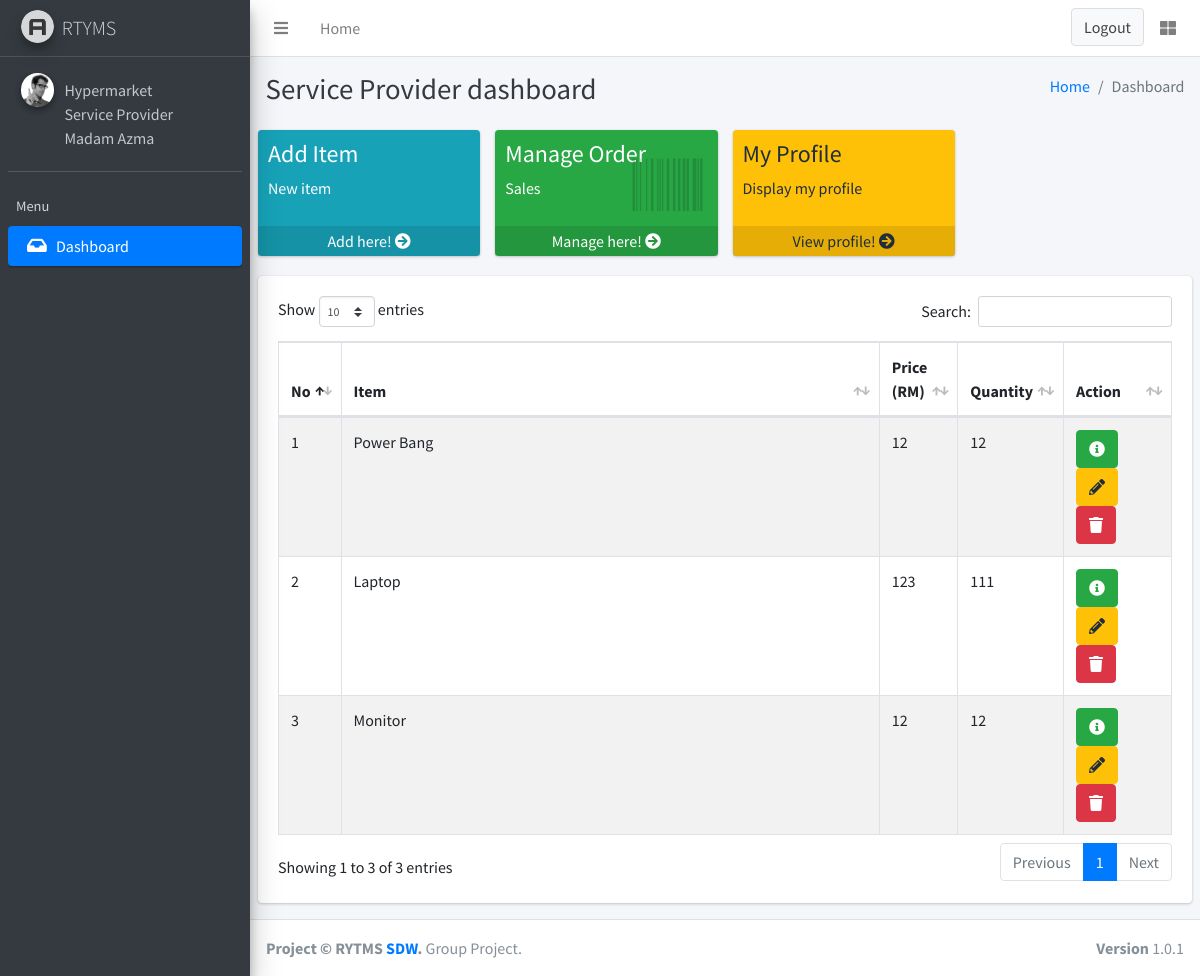
Screenshot of /ApplicationLayer/serviceProvider/good/goodSPMain.php with the database file from the repository.
### tables this page shows
CREATE TABLE `serviceprovider` (
  `servProvID` int(11) NOT NULL,
  `spName` varchar(100) NOT NULL,
  `spUsername` varchar(50) NOT NULL,
  `spPassword` varchar(50) NOT NULL,
  `spType` varchar(20) NOT NULL,
  `approved` int(11) DEFAULT 0,
  `spEmail` varchar(50) NOT NULL,
  `spAddress` varchar(100) NOT NULL,
  `spPhone` varchar(20) NOT NULL,
  `ssm` varchar(50) NOT NULL,
  `spImage` varchar(255) NOT NULL
);

CREATE TABLE `item` (
  `itemID` int(11) NOT NULL,
  `servProvID` int(11) NOT NULL,
  `itemName` varchar(100) NOT NULL,
  `itemPrice` float NOT NULL,
  `itemType` varchar(20) NOT NULL,
  `itemDesc` varchar(300) NOT NULL,
  `itemQty` int(100) NOT NULL,
  `image` varchar(900) NOT NULL
);

### ApplicationLayer/template/libs/database.php (called while the page is built, shortened)
<?php
class DB
{
  public static function connect($value='')
  {
    $pdo = new PDO(DB_TYPE.':host='.DB_HOST.';dbname='.DB_NAME, DB_USER, DB_PASS);
    $pdo->setAttribute(PDO::ATTR_ERRMODE, PDO::ERRMODE_EXCEPTION);
    return $pdo;
  }
  public static function run($sql, $args = NULL)
    {
        if (!$args)
        {
             return DB::connect()->query($sql);
        }
     }
}
?>

### BusinessServicesLayer/data/registerModel.php (called while the page is built, shortened)
<?php
require_once $_SERVER["DOCUMENT_ROOT"].'/RTYMS/ApplicationLayer/template/libs/database.php';
class registerModel{
    function viewGoodSP(){
        $sql = "SELECT * FROM serviceprovider where spType='good'";
        return DB::run($sql);
    }
}
?>

### BusinessServicesLayer/controller/registrationController.php (called while the page is built, shortened)
<?php
require_once $_SERVER["DOCUMENT_ROOT"].'/RTYMS/BusinessServicesLayer/data/registerModel.php';
class registerController{
    function viewGoodSP(){
        $sp = new registerModel();
        return $sp->viewGoodSP();
    }
}
?>

### BusinessServicesLayer/data/itemModel.php (called while the page is built, shortened)
<?php
require_once $_SERVER["DOCUMENT_ROOT"].'/RTYMS/ApplicationLayer/template/libs/database.php';
class itemModel{
    function viewallGoodItem(){
        $sql = "SELECT * FROM item WHERE itemType='Good'";
        return DB::run($sql);
    }
}
?>

### BusinessServicesLayer/controller/goodController.php (called while the page is built, shortened)
<?php
require_once $_SERVER["DOCUMENT_ROOT"].'/RTYMS/BusinessServicesLayer/data/itemModel.php';
class goodController{
    function viewAll(){
        $item = new itemModel();
        return $item->viewallGoodItem();
    }
}
?>

### ApplicationLayer/serviceProvider/good/goodSPMain.php (the view, shortened to what this page needs)
<?php
require_once $_SERVER["DOCUMENT_ROOT"].'/RTYMS/BusinessServicesLayer/controller/goodController.php';
require_once $_SERVER["DOCUMENT_ROOT"].'/RTYMS/BusinessServicesLayer/controller/registrationController.php';
$item = new goodController();
$data = $item->viewAll();
$name = new registerController();
$datas = $name->viewGoodSP();
?>
<!DOCTYPE html>
<html>
<head>
  <link rel="stylesheet" href="../../../ApplicationLayer/template/plugins/fontawesome-free/css/all.min.css">
  <link rel="stylesheet" href="https://code.ionicframework.com/ionicons/2.0.1/css/ionicons.min.css">
  <link rel="stylesheet" href="../../../ApplicationLayer/template/plugins/tempusdominus-bootstrap-4/css/tempusdominus-bootstrap-4.min.css">
  <link rel="stylesheet" href="../../../ApplicationLayer/template/plugins/icheck-bootstrap/icheck-bootstrap.min.css">
  <link rel="stylesheet" href="../../../ApplicationLayer/template/plugins/jqvmap/jqvmap.min.css">
  <link rel="stylesheet" href="../../../ApplicationLayer/template/dist/css/adminlte.min.css">
  <link rel="stylesheet" href="../../../ApplicationLayer/template/plugins/overlayScrollbars/css/OverlayScrollbars.min.css">
  <link rel="stylesheet" href="../../../ApplicationLayer/template/plugins/daterangepicker/daterangepicker.css">
  <link rel="stylesheet" href="../../../ApplicationLayer/template/plugins/summernote/summernote-bs4.css">
  <link rel="stylesheet" href="../../../ApplicationLayer/template/plugins/datatables-bs4/css/dataTables.bootstrap4.css">
</head>
<body class="hold-transition sidebar-mini layout-fixed">
<div class="wrapper">
  <nav class="main-header navbar navbar-expand navbar-white navbar-light">
    <ul class="navbar-nav">
      <li class="nav-item">
        <a class="nav-link" data-widget="pushmenu" href="#"><i class="fas fa-bars"></i></a>
      </li>
      <li class="nav-item d-none d-sm-inline-block">
        <a href="goodSPMain.php" class="nav-link">Home</a>
      </li>
      <li class="nav-item d-none d-sm-inline-block">
        <a href="#" class="nav-link"></a>
      </li>
    </ul>
    <ul class="navbar-nav ml-auto">
      <form action="../../../BusinessServicesLayer/controller/loginController.php" method="GET"> <button name="logout" type="submit" class="btn btn-block btn-default">Logout</button></form>
      <li class="nav-item">
        <a class="nav-link" data-widget="control-sidebar" data-slide="true" href="#">
          <i class="fas fa-th-large"></i>
        </a>
      </li>
    </ul>
  </nav>
  <aside class="main-sidebar sidebar-dark-primary elevation-4">
    <a href="goodSPMain.php" class="brand-link">
      <img src="../../../ApplicationLayer/template/dist/img/AdminLTELogo.png" alt="AdminLTE Logo" class="brand-image img-circle elevation-3"
           style="opacity: .8">
      <span class="brand-text font-weight-light">RTYMS</span>
    </a>
    <div class="sidebar">
      <div class="user-panel mt-3 pb-3 mb-3 d-flex">
        <div class="image">
          <img src="../../../ApplicationLayer/template/dist/img/user2-160x160.jpg" class="img-circle elevation-2" alt="User Image">
        </div>
        <div class="info">  <?php foreach($datas as $rows){ ?>
          <a href="#" class="d-block"><?=$rows['spName']?><?php } ?></a>
        </div>
      </div>
      <nav class="mt-2">
        <ul class="nav nav-pills nav-sidebar flex-column" data-widget="treeview" role="menu" data-accordion="false">
          <li class="nav-header">Menu</li>
          <li class="nav-item">
            <a href="goodSPMain.php " class="nav-link active">
              <i class="nav-icon fas fa-inbox"></i>
              <p>
                Dashboard
              </p>
            </a>
          </li>
          </ul>
      </nav>
    </div>
  </aside>
  <div class="content-wrapper">
    <div class="content-header">
      <div class="container-fluid">
        <div class="row mb-2">
          <div class="col-sm-6">
            <h1 class="m-0 text-dark">Service Provider dashboard</h1>
          </div>
          <div class="col-sm-6">
            <ol class="breadcrumb float-sm-right">
              <li class="breadcrumb-item"><a href="goodSPMain.php">Home</a></li>
              <li class="breadcrumb-item active">Dashboard</li>
            </ol>
          </div>
        </div>
      </div>
    </div>
    <section class="content">
      <div class="row">
          <div class="col-lg-3 col-6">
            <div class="small-box bg-info">
              <div class="inner">
                <h4>Add Item </h4>
                <p>New item</p>
              </div>
              <a href="goodAddItem.php" class="small-box-footer">Add here! <i class="fas fa-arrow-circle-right"></i></a>
            </div>
          </div>
          <div class="col-lg-3 col-6">
            <div class="small-box bg-success">
              <div class="inner">
                <h4>Manage Order<sup style="font-size: 20px"></sup></h4>
                <p>Sales</p>
              </div>
              <div class="icon">
                <i class="fas fa-barcode"></i>
              </div>
              <a href="goodViewOrder.php" class="small-box-footer">Manage here! <i class="fas fa-arrow-circle-right"></i></a>
            </div>
          </div>
          <div class="col-lg-3 col-6">
            <div class="small-box bg-warning">
              <div class="inner">
                <h4>My Profile</h4>
                <p>Display my profile</p>
              </div>
              <a href="goodViewProfile.php" class="small-box-footer">View profile! <i class="fas fa-arrow-circle-right"></i></a>
            </div>
          </div>
        </div>
      <div class="row">
        <div class="col-12">
          <div class="card">
            <div class="card-body">
              <table id="example1" class="table table-bordered table-striped">
                <thead>
                <tr>
                  <th style="width: 1%">No</th>
                  <th>Item</th>
                  <th style="width: 8%">Price (RM)</th>
                  <th style="width: 8%">Quantity</th>
                  <th style="width: 12%">Action</th>
                </tr>
                </thead>
                <tbody>
                <?php
                $i=1;
                foreach($data as $row){
                  echo"<tr>";
                  echo"<td>" .$i. "</td>";
                  echo"<td>" .$row['itemName']."</td>";
                  echo"<td>" .$row['itemPrice']."</td>";
                  echo"<td>" .$row['itemQty']."</td>";
                  echo"<td>";
                ?>
                <form action="" method="POST">
                    <button type="button" onclick="location.href='goodViewItem.php?itemID=<?=$row['itemID']?>'" class="btn btn-success"><i class="fas fa-info-circle"></i></button>&nbsp;&nbsp;
                    <button type="button" onclick="location.href='goodEditItem.php?itemID=<?=$row['itemID']?>'" class="btn btn-warning"><i class="fas fa-pencil-alt"></i></button>&nbsp;&nbsp;
                    <input type="hidden" name="itemID" value="<?=$row['itemID']?>"><button name="delete" class="btn btn-danger" onClick="return confirm('Are you sure you want to delete?')"><i class="fas fa-trash"></i></button>
                  </form></td>
                <?php
                $i++;
                echo"</tr>";
                }
                ?>
                </tbody>
              </table>
            </div>
          </div>
        </div>
      </div>
    </section>
  </div>
  <footer class="main-footer">
    <strong>Project &copy; RYTMS <a href="#">SDW</a>.</strong>
    Group Project.
    <div class="float-right d-none d-sm-inline-block">
      <b>Version</b> 1.0.1
    </div>
  </footer>
</div>
</body>
</html>

### rows the page displays
serviceprovider: spName "Hypermarket"
serviceprovider: spName "Service Provider"
serviceprovider: spName "Madam Azma"
item: itemName "Power Bang", itemPrice "12", itemQty "12"
item: itemName "Laptop", itemPrice "123", itemQty "111"
item: itemName "Monitor", itemPrice "12", itemQty "12"
